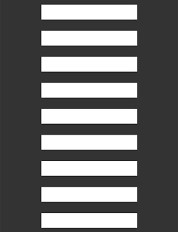
#> input picture Images/download.jpg, 178 x 232 px, found by its file name
$ jupyter execute --allow-errors main.ipynb
#> lines starting #> are read from the running program, lines starting #| are printed output that depends on the picture; after the words box and inside, x2 and y2 are one past the last pixel; in counts of white or black regions, pixels touching at a corner belong together
[cell 1]
import cv2
import numpy as np

img = cv2.imread('D:/VIT B-TECH ENTC/VIT B-TECH ENTC 6SEM/(2) CV/ZebraCrossing/Images/download.jpg')
#> img is the input picture: shape (232, 178, 3); min 19, max 255, mean 113.2

# Convert to grayscale
gray = cv2.cvtColor(img, cv2.COLOR_BGR2GRAY)

# Enhance contrast with adaptive histogram equalization
clahe = cv2.createCLAHE(clipLimit=3.0, tileGridSize=(8,8))
gray = clahe.apply(gray)

# Threshold the image
_, thresh = cv2.threshold(gray, 0, 255, cv2.THRESH_BINARY_INV+cv2.THRESH_OTSU)
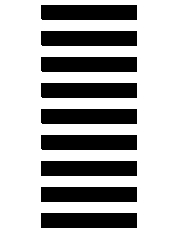
#> thresh: shape (232, 178); 68.6% white; 9 black regions, largest, box (x1, y1, x2, y2) and area: (41, 161, 137, 176) 1440, (41, 187, 137, 202) 1440, (41, 213, 137, 228) 1440

# Apply morphological operations to clean up the image
kernel = cv2.getStructuringElement(cv2.MORPH_RECT, (3,3))
thresh = cv2.morphologyEx(thresh, cv2.MORPH_OPEN, kernel)

# Apply Gaussian blur to reduce noise
thresh = cv2.GaussianBlur(thresh, (5, 5), 0, 0)
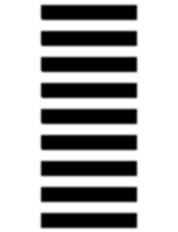
#> thresh: shape (232, 178); min 0, max 255, mean 175

# Detect edges with Canny edge detection
edges = cv2.Canny(thresh, 100, 200, 3)
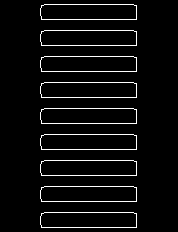
#> edges: shape (232, 178); 4.8% white in thin lines or dots, all inside (x1, y1, x2, y2) = (40, 4, 137, 228)

# Find lines using HoughLinesP
lines = cv2.HoughLinesP(edges, 1, np.pi/180, 40, minLineLength=30, maxLineGap=5)
#> lines = 18 rows, first 6: [41, 227, 135, 227], [44, 30, 133, 30], [44, 186, 133, 186], [41, 149, 135, 149], [44, 134, 133, 134], [41, 45, 135, 45]

# Initialize variables for stair detection
y_keeper_for_lines = []
stair_counter = 0
okey = True

# Draw lines and count stairs
out_img = cv2.cvtColor(edges, cv2.COLOR_GRAY2BGR)
for line in lines:
    x1, y1, x2, y2 = line[0]
    cv2.line(out_img, (x1, y1), (x2, y2), (0, 0, 255), 3, cv2.LINE_AA)

    if y_keeper_for_lines:
        for m in y_keeper_for_lines:
            if abs(m - y1) < 15:
                okey = False
                break

    if okey:
        cv2.line(out_img, (0, y1), (img.shape[1], y1), (0, 0, 255), 3, cv2.LINE_AA)
        y_keeper_for_lines.append(y1)
        stair_counter += 1

    okey = True
#> this loop made 18 passes
#> (x1, y1, x2, y2) on passes 1 to 12: (41, 227, 135, 227), (44, 30, 133, 30), (44, 186, 133, 186), (41, 149, 135, 149), (44, 134, 133, 134), (41, 45, 135, 45), (41, 201, 135, 201), (44, 108, 133, 108), (41, 97, 135, 97), (41, 123, 135, 123), (41, 71, 135, 71), (44, 4, 133, 4)
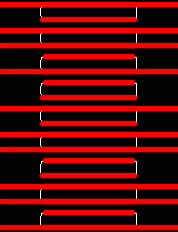
#> out_img: shape (232, 178, 3); mean B, G, R 1.3, 1.3, 88.1
#> after the loop, stair_counter = 10; y_keeper_for_lines = [227, 30, 186, 149, 134, 45, 201, 108, 71, 4]

# Print the number of stairs and show the output
print("Zebra crossing Number:", stair_counter)
#| Zebra crossing Number: 10
cv2.putText(out_img, 'Number: ' + str(stair_counter), (40, 60), cv2.FONT_HERSHEY_SIMPLEX, 0.5, (0, 255, 0), 2)
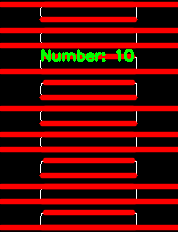
#> out_img: shape (232, 178, 3); 1.41% of pixels changed, all inside (x1, y1, x2, y2) = (41, 49, 134, 62)
cv2.imshow('Original Image', img)
cv2.imshow('Processed Image', out_img)
cv2.waitKey(0)
cv2.destroyAllWindows()
